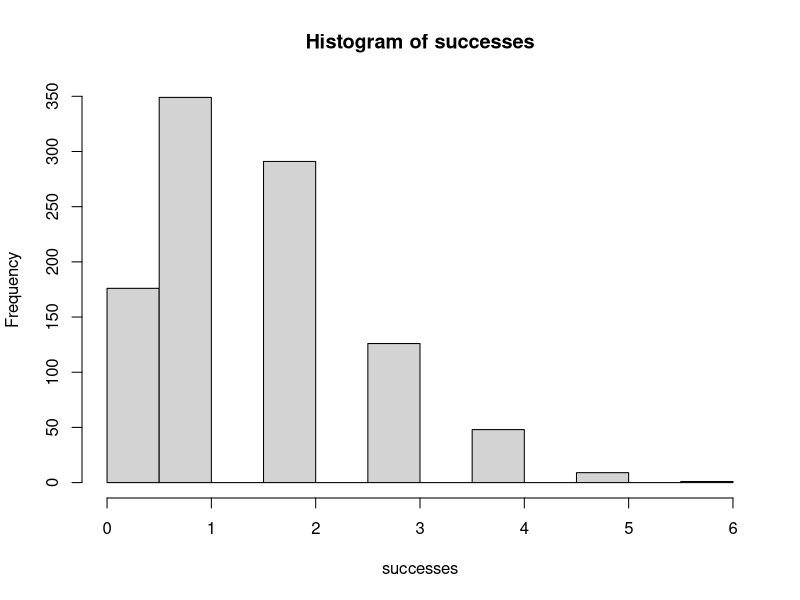
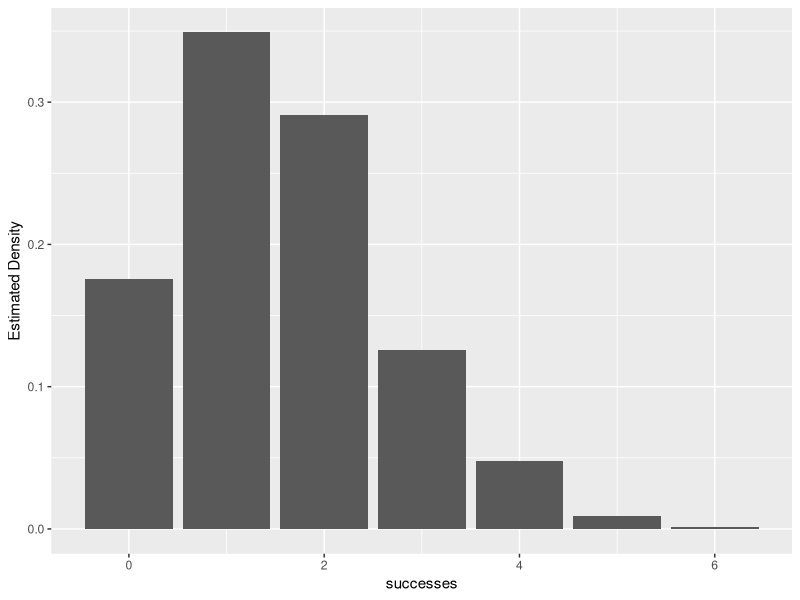
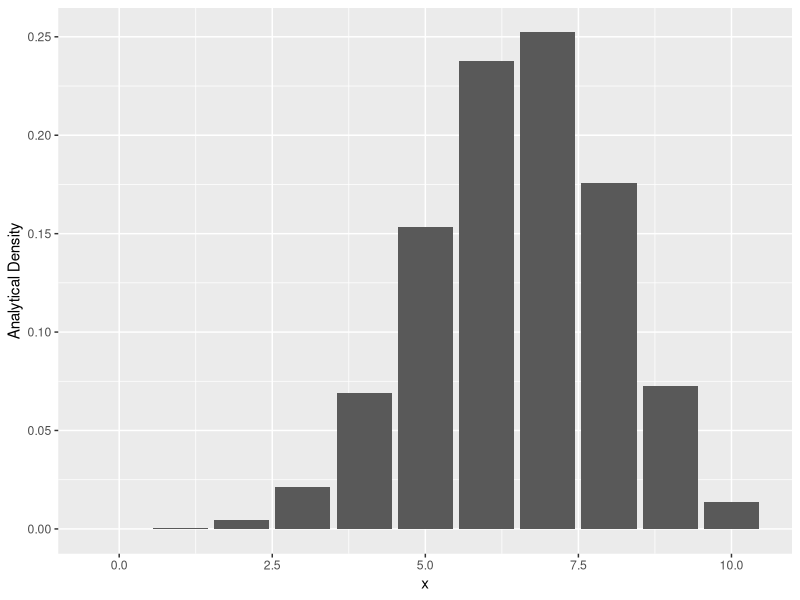
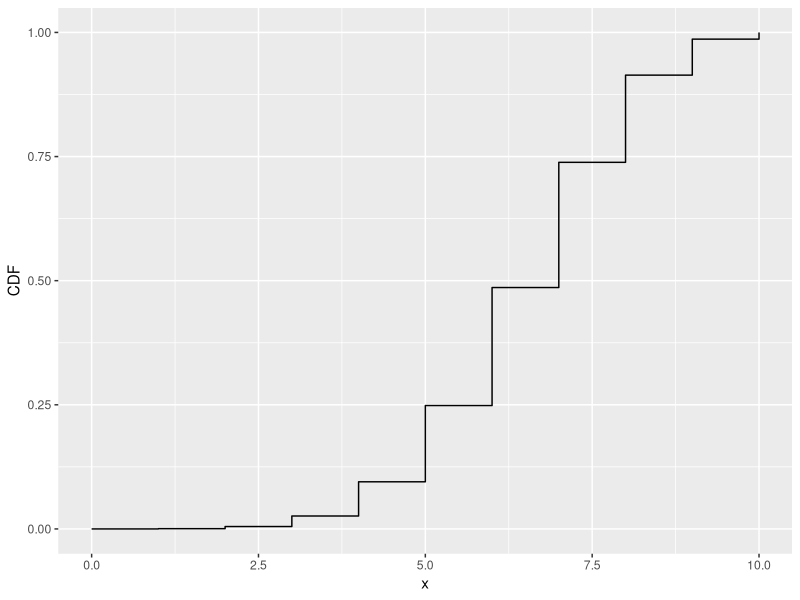

The R source for these figures, in order:
rm(list = ls())

#rbinom(n, size, prob)
#where n refers to number of observations, size refers to number of trials, 
#and prob refers to probability of success on each trial
successes<-rbinom(1000, 8, 0.2)

#Question 9&10
hist(successes)

#Question 12
#probability of getting exactly 7 heads on 10 flips
#dbinom(x, size, prob, log = FALSE)
#pbinom(q, size, prob, lower.tail = TRUE, log.p = FALSE)
#Part A
dbinom(7,10,0.65)
#Part B
pbinom(7,10,0.65)
#Part C
1-pbinom(5,10,0.65)

#Question 14
library(tidyverse)
binom_draws <- as_tibble(data.frame(successes))

estimated_pf <- binom_draws %>%
  group_by(successes) %>%
  summarize(n=n()) %>%
  mutate(freq=n/sum(n))

ggplot(estimated_pf, aes(x=successes, y=freq)) +
  geom_col() +
  ylab("Estimated Density")

#Question 15
n<-10
p<-0.65
#Create a tibble with x and the analytical probability densities.
my_binom<-as_tibble(list(x=0:n, prob=dbinom(0:n, n, p)))

#Plot the computed theoretical density.
ggplot(my_binom, aes(x=x, y=prob)) + geom_col() +
  ylab("Analytical Density")

calculated_cdf <- my_binom %>%
  mutate(cdf=cumsum(prob))

#Plot the computed cdf
ggplot(calculated_cdf, aes(x=x, y=cdf)) + geom_step() + 
  ylab("CDF")

